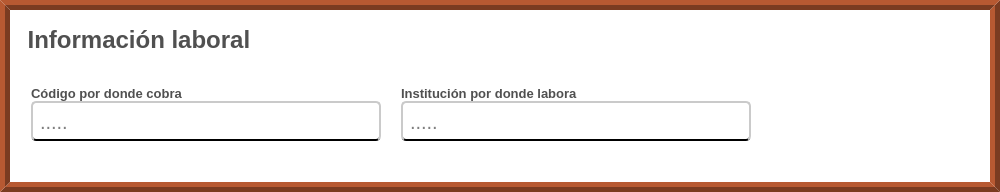
              <widget class="QFrame" name="info_laboral">
               <property name="sizePolicy">
                <sizepolicy hsizetype="Preferred" vsizetype="Preferred">
                 <horstretch>0</horstretch>
                 <verstretch>0</verstretch>
                </sizepolicy>
               </property>
               <property name="minimumSize">
                <size>
                 <width>1000</width>
                 <height>130</height>
                </size>
               </property>
               <property name="styleSheet">
                <string notr="true">QFrame{
	background-color: rgb(255, 255, 255);
	border:10px ridge rgb(122, 59, 33);
}</string>
               </property>
               <property name="frameShape">
                <enum>QFrame::NoFrame</enum>
               </property>
               <property name="frameShadow">
                <enum>QFrame::Raised</enum>
               </property>
               <layout class="QVBoxLayout" name="verticalLayout">
                <property name="topMargin">
                 <number>20</number>
                </property>
                <item>
                 <widget class="QLabel" name="label_titulo_del_segmento_info_laboral">
                  <property name="maximumSize">
                   <size>
                    <width>16777215</width>
                    <height>20</height>
                   </size>
                  </property>
                  <property name="font">
                   <font>
                    <family>Arial</family>
                    <pointsize>18</pointsize>
                    <weight>75</weight>
                    <bold>true</bold>
                   </font>
                  </property>
                  <property name="styleSheet">
                   <string notr="true">QLabel{
	
	
	color: rgb(80, 80, 80);
	border:none;
	border-color: #ffffff;


}
</string>
                  </property>
                  <property name="text">
                   <string> Información laboral</string>
                  </property>
                  <property name="scaledContents">
                   <bool>false</bool>
                  </property>
                 </widget>
                </item>
                <item>
                 <widget class="QFrame" name="preguntas_info_laboral">
                  <property name="styleSheet">
                   <string notr="true">border-radius:0px;
/*border:1px solid;*/
border:none;</string>
                  </property>
                  <property name="frameShape">
                   <enum>QFrame::StyledPanel</enum>
                  </property>
                  <property name="frameShadow">
                   <enum>QFrame::Raised</enum>
                  </property>
                  <layout class="QGridLayout" name="gridLayout_7">
                   <property name="leftMargin">
                    <number>10</number>
                   </property>
                   <property name="topMargin">
                    <number>30</number>
                   </property>
                   <property name="rightMargin">
                    <number>10</number>
                   </property>
                   <property name="bottomMargin">
                    <number>30</number>
                   </property>
                   <property name="horizontalSpacing">
                    <number>20</number>
                   </property>
                   <property name="verticalSpacing">
                    <number>0</number>
                   </property>
                   <item row="0" column="1" alignment="Qt::AlignTop">
                    <widget class="QLabel" name="label_institucion_donde_laboral">
                     <property name="maximumSize">
                      <size>
                       <width>16777215</width>
                       <height>40</height>
                      </size>
                     </property>
                     <property name="font">
                      <font>
                       <family>Arial</family>
                       <pointsize>10</pointsize>
                       <weight>75</weight>
                       <bold>true</bold>
                      </font>
                     </property>
                     <property name="styleSheet">
                      <string notr="true">QLabel{
	
	color: rgb(80, 80, 80);

	border-color: #ffffff;


}
</string>
                     </property>
                     <property name="text">
                      <string>Institución por donde labora</string>
                     </property>
                     <property name="scaledContents">
                      <bool>false</bool>
                     </property>
                    </widget>
                   </item>
                   <item row="0" column="0" alignment="Qt::AlignTop">
                    <widget class="QLabel" name="label_codigo_por_donde_cobra">
                     <property name="maximumSize">
                      <size>
                       <width>16777215</width>
                       <height>40</height>
                      </size>
                     </property>
                     <property name="font">
                      <font>
                       <family>Arial</family>
                       <pointsize>10</pointsize>
                       <weight>75</weight>
                       <bold>true</bold>
                      </font>
                     </property>
                     <property name="styleSheet">
                      <string notr="true">QLabel{
	
	color: rgb(80, 80, 80);

	border-color: #ffffff;


}
</string>
                     </property>
                     <property name="text">
                      <string>Código por donde cobra</string>
                     </property>
                     <property name="scaledContents">
                      <bool>false</bool>
                     </property>
                    </widget>
                   </item>
                   <item row="1" column="0" alignment="Qt::AlignTop">
                    <widget class="QLineEdit" name="input_codigo_por_donde_cobra">
                     <property name="sizePolicy">
                      <sizepolicy hsizetype="Fixed" vsizetype="Fixed">
                       <horstretch>0</horstretch>
                       <verstretch>10</verstretch>
                      </sizepolicy>
                     </property>
                     <property name="minimumSize">
                      <size>
                       <width>350</width>
                       <height>40</height>
                      </size>
                     </property>
                     <property name="font">
                      <font>
                       <family>Arial</family>
                       <pointsize>15</pointsize>
                      </font>
                     </property>
                     <property name="styleSheet">
                      <string notr="true">QLineEdit{
	
	background-color: rgb(255, 255, 255);
	border-radius:5px;
	padding-left: 5px;
 padding-right:5px;
	padding-top:1px;
	border-bottom:2px solid black  ;
	border-top: 2px solid rgb(202, 202, 202);
	border-left: 2px solid rgb(202, 202, 202);
	border-right: 2px solid rgb(202, 202, 202);

}

QLineEdit:focus{

	border: 2px solid rgb(17, 192, 255)



}
</string>
                     </property>
                     <property name="placeholderText">
                      <string>.....</string>
                     </property>
                    </widget>
                   </item>
                   <item row="1" column="1" alignment="Qt::AlignLeft|Qt::AlignTop">
                    <widget class="QLineEdit" name="input_institucion_donde_laboral">
                     <property name="sizePolicy">
                      <sizepolicy hsizetype="Fixed" vsizetype="Fixed">
                       <horstretch>0</horstretch>
                       <verstretch>10</verstretch>
                      </sizepolicy>
                     </property>
                     <property name="minimumSize">
                      <size>
                       <width>350</width>
                       <height>40</height>
                      </size>
                     </property>
                     <property name="font">
                      <font>
                       <family>Arial</family>
                       <pointsize>15</pointsize>
                      </font>
                     </property>
                     <property name="styleSheet">
                      <string notr="true">QLineEdit{
	
	background-color: rgb(255, 255, 255);
	border-radius:5px;
	padding-left: 5px;
 padding-right:5px;
	padding-top:1px;
	border-bottom:2px solid black  ;
	border-top: 2px solid rgb(202, 202, 202);
	border-left: 2px solid rgb(202, 202, 202);
	border-right: 2px solid rgb(202, 202, 202);

}

QLineEdit:focus{

	border: 2px solid rgb(17, 192, 255)



}
</string>
                     </property>
                     <property name="placeholderText">
                      <string>.....</string>
                     </property>
                    </widget>
                   </item>
                  </layout>
                  <zorder>input_codigo_por_donde_cobra</zorder>
                  <zorder>input_institucion_donde_laboral</zorder>
                  <zorder>label_institucion_donde_laboral</zorder>
                  <zorder>label_codigo_por_donde_cobra</zorder>
                 </widget>
                </item>
               </layout>
              </widget>
